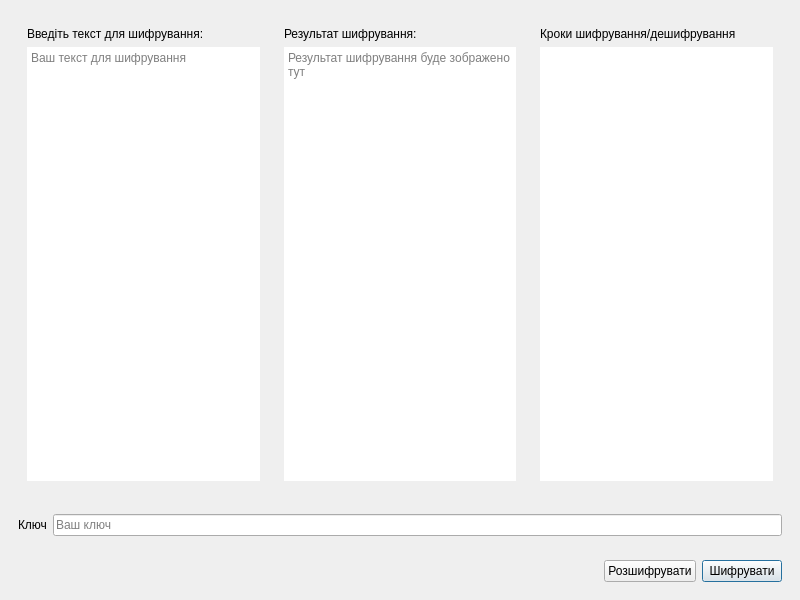
<?xml version="1.0" encoding="UTF-8"?>
<ui version="4.0">
 <class>MainWindow</class>
 <widget class="QMainWindow" name="MainWindow">
  <property name="geometry">
   <rect>
    <x>0</x>
    <y>0</y>
    <width>800</width>
    <height>600</height>
   </rect>
  </property>
  <property name="windowTitle">
   <string>MainWindow</string>
  </property>
  <property name="styleSheet">
   <string notr="true">QFrame
{
	border: 0px;
}</string>
  </property>
  <widget class="QWidget" name="centralwidget">
   <layout class="QVBoxLayout" name="verticalLayout_3">
    <item>
     <widget class="QFrame" name="frame_3">
      <property name="frameShape">
       <enum>QFrame::StyledPanel</enum>
      </property>
      <property name="frameShadow">
       <enum>QFrame::Raised</enum>
      </property>
      <layout class="QHBoxLayout" name="horizontalLayout">
       <item>
        <widget class="QFrame" name="frame">
         <property name="frameShape">
          <enum>QFrame::StyledPanel</enum>
         </property>
         <property name="frameShadow">
          <enum>QFrame::Raised</enum>
         </property>
         <layout class="QVBoxLayout" name="verticalLayout">
          <item>
           <widget class="QLabel" name="label">
            <property name="text">
             <string>Введіть текст для шифрування:</string>
            </property>
           </widget>
          </item>
          <item>
           <widget class="QTextEdit" name="textEdit">
            <property name="placeholderText">
             <string>Ваш текст для шифрування</string>
            </property>
           </widget>
          </item>
         </layout>
        </widget>
       </item>
       <item>
        <widget class="QFrame" name="frame_2">
         <property name="frameShape">
          <enum>QFrame::StyledPanel</enum>
         </property>
         <property name="frameShadow">
          <enum>QFrame::Raised</enum>
         </property>
         <layout class="QVBoxLayout" name="verticalLayout_2">
          <item>
           <widget class="QLabel" name="label_2">
            <property name="text">
             <string>Результат шифрування:</string>
            </property>
           </widget>
          </item>
          <item>
           <widget class="QTextEdit" name="textEdit_2">
            <property name="placeholderText">
             <string>Результат шифрування буде зображено тут</string>
            </property>
           </widget>
          </item>
         </layout>
        </widget>
       </item>
       <item>
        <widget class="QFrame" name="frame_6">
         <property name="frameShape">
          <enum>QFrame::StyledPanel</enum>
         </property>
         <property name="frameShadow">
          <enum>QFrame::Raised</enum>
         </property>
         <layout class="QVBoxLayout" name="verticalLayout_4">
          <item>
           <widget class="QLabel" name="label_4">
            <property name="text">
             <string>Кроки шифрування/дешифрування</string>
            </property>
           </widget>
          </item>
          <item>
           <widget class="QTextEdit" name="textEdit_3">
            <property name="readOnly">
             <bool>true</bool>
            </property>
           </widget>
          </item>
         </layout>
        </widget>
       </item>
      </layout>
     </widget>
    </item>
    <item>
     <widget class="QFrame" name="frame_5">
      <property name="frameShape">
       <enum>QFrame::StyledPanel</enum>
      </property>
      <property name="frameShadow">
       <enum>QFrame::Raised</enum>
      </property>
      <layout class="QHBoxLayout" name="horizontalLayout_3">
       <item>
        <widget class="QLabel" name="label_3">
         <property name="text">
          <string>Ключ</string>
         </property>
        </widget>
       </item>
       <item>
        <widget class="QLineEdit" name="lineEdit">
         <property name="maxLength">
          <number>8</number>
         </property>
         <property name="placeholderText">
          <string>Ваш ключ</string>
         </property>
        </widget>
       </item>
      </layout>
     </widget>
    </item>
    <item>
     <widget class="QFrame" name="frame_4">
      <property name="frameShape">
       <enum>QFrame::StyledPanel</enum>
      </property>
      <property name="frameShadow">
       <enum>QFrame::Raised</enum>
      </property>
      <layout class="QHBoxLayout" name="horizontalLayout_2">
       <item>
        <spacer name="horizontalSpacer">
         <property name="orientation">
          <enum>Qt::Horizontal</enum>
         </property>
         <property name="sizeHint" stdset="0">
          <size>
           <width>40</width>
           <height>20</height>
          </size>
         </property>
        </spacer>
       </item>
       <item>
        <widget class="QPushButton" name="pushButton_2">
         <property name="text">
          <string>Розшифрувати</string>
         </property>
         <property name="default">
          <bool>false</bool>
         </property>
         <property name="flat">
          <bool>false</bool>
         </property>
        </widget>
       </item>
       <item>
        <widget class="QPushButton" name="pushButton">
         <property name="text">
          <string>Шифрувати</string>
         </property>
         <property name="default">
          <bool>true</bool>
         </property>
        </widget>
       </item>
      </layout>
     </widget>
    </item>
   </layout>
  </widget>
  <widget class="QMenuBar" name="menubar">
   <property name="geometry">
    <rect>
     <x>0</x>
     <y>0</y>
     <width>800</width>
     <height>24</height>
    </rect>
   </property>
  </widget>
 </widget>
 <resources/>
 <connections/>
</ui>
